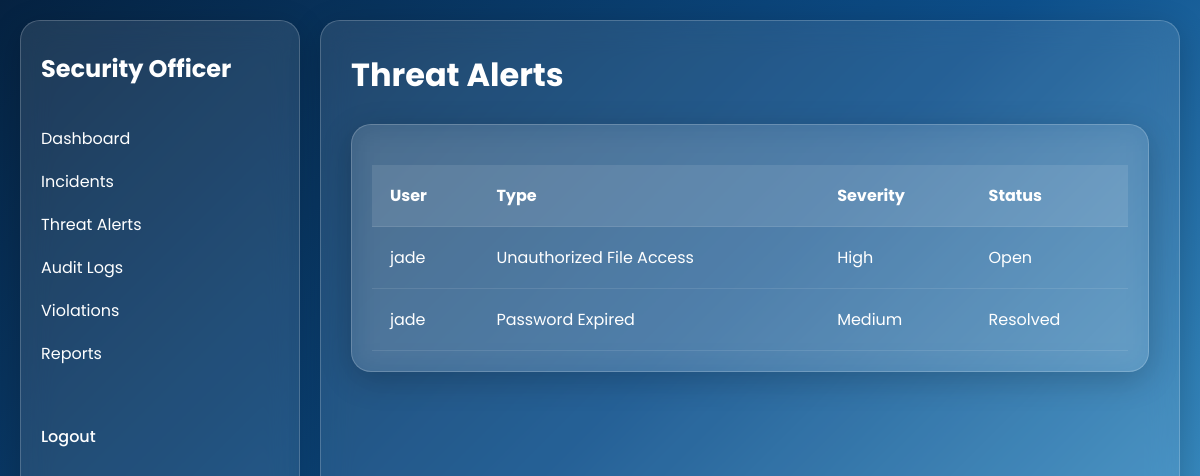
The page /security/threat-alerts.php on the database its author committed.
### tables this page shows
CREATE TABLE `violations` (
  `id` int(11) NOT NULL,
  `user_id` int(11) DEFAULT NULL,
  `violation_type` varchar(255) DEFAULT NULL,
  `severity` enum('Low','Medium','High') DEFAULT NULL,
  `status` enum('Open','Resolved') DEFAULT 'Open',
  `created_at` timestamp NOT NULL DEFAULT current_timestamp()
);

CREATE TABLE `users` (
  `id` int(11) NOT NULL,
  `fullname` varchar(100) DEFAULT NULL,
  `email` varchar(100) DEFAULT NULL,
  `password` varchar(255) DEFAULT NULL,
  `role` enum('admin','security','employee') NOT NULL,
  `violation_count` int(11) DEFAULT 0,
  `is_locked` tinyint(1) DEFAULT 0
);

### security/threat-alerts.php (the view)
<?php
include(__DIR__ . '/../config/connect.php');
$violations = mysqli_query($conn, "SELECT violations.*, users.fullname
FROM violations
INNER JOIN users ON violations.user_id = users.id
ORDER BY created_at DESC");
?>
<link rel="stylesheet" href="../css/style.css">
<div class="container dashboard">
    <?php include(__DIR__ . '/../includes/security-sidebar.php'); ?>
    <div class="main-content glass">
        <h1>Threat Alerts</h1>
        <div class="glass" style="padding:20px;margin-top:20px;">
            <div class="table-container">
                <table>
                    <tr>
                        <th>User</th>
                        <th>Type</th>
                        <th>Severity</th>
                        <th>Status</th>
                    </tr>
                    <?php while ($v = mysqli_fetch_assoc($violations)) { ?>
                        <tr>
                            <td><?php echo $v['fullname']; ?></td>
                            <td><?php echo $v['violation_type']; ?></td>
                            <td><?php echo $v['severity']; ?></td>
                            <td><?php echo $v['status']; ?></td>
                        </tr>
                    <?php } ?>
                </table>
            </div>
        </div>
    </div>

### css/style.css (style rules this page uses)
* { margin:0; padding:0; box-sizing:border-box; font-family:'Poppins', sans-serif; }
.container { width:100%; min-height:100vh; display:flex; }
.glass { background:rgba(255,255,255,0.10); border-radius:20px; border:1px solid rgba(255,255,255,0.2); backdrop-filter:blur(15px); -webkit-backdrop-filter:blur(15px); box-shadow:0 8px 32px rgba(0,0,0,0.2); }
.dashboard { width:100%; min-height:100vh; display:flex; gap:20px; }
.main-content { flex:1; min-height:calc(100vh - 40px); padding:30px; overflow:auto; }
.main-content h1 { margin-bottom:25px; font-size:32px; }
.table-container { width:100%; overflow-x:auto; margin-top:20px; }
.table-container table { width:100%; border-collapse:collapse; }
.table-container th { background:rgba(255,255,255,0.1); }
.table-container th, .table-container td { padding:18px; text-align:left; }
.table-container tr { border-bottom:1px solid rgba(255,255,255,0.1); }

### rows shown on the page
violations: user.fullname "jade", violation_type "Unauthorized File Access", severity "High", status "Open"
violations: user.fullname "jade", violation_type "Password Expired", severity "Medium", status "Resolved"
